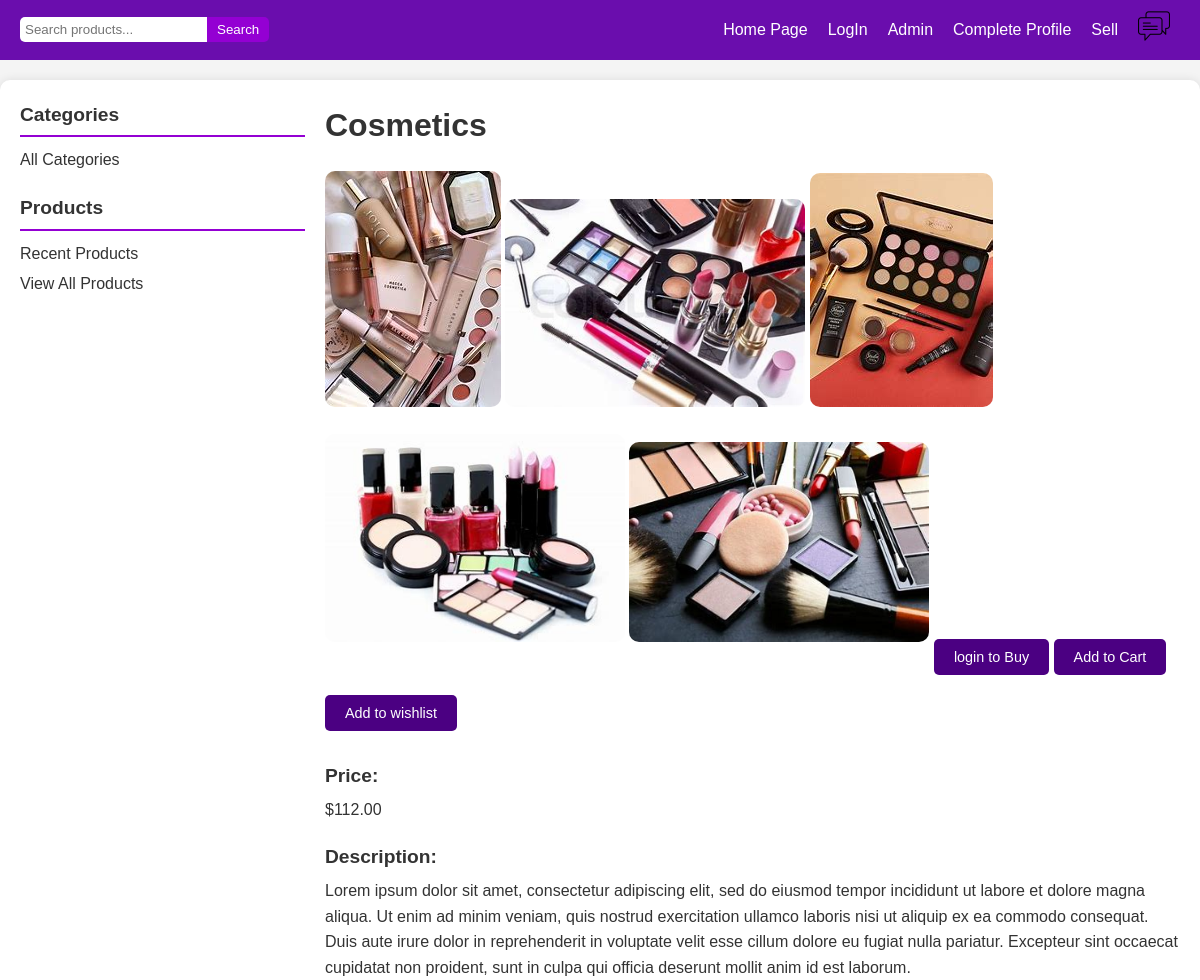
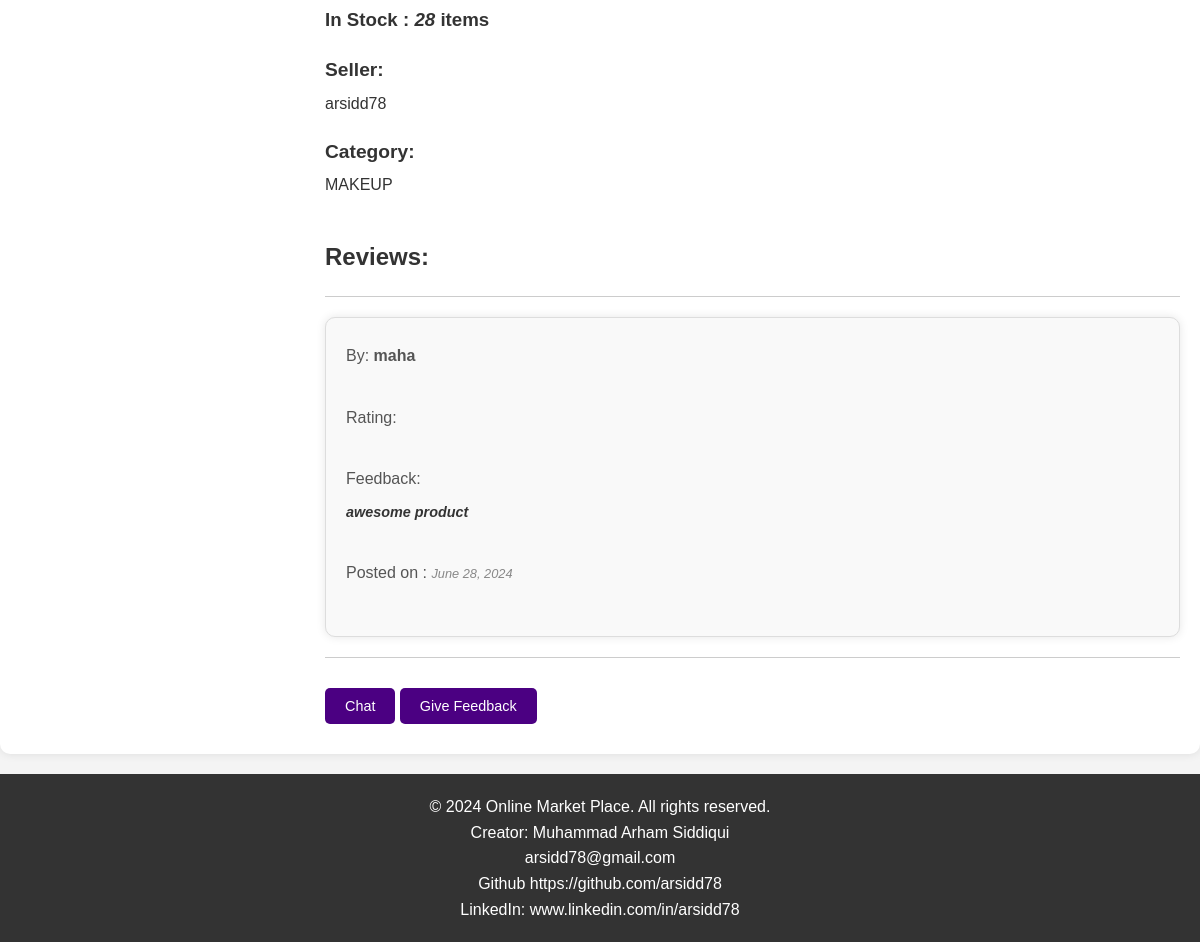
The page /detail/39/ on the database its author committed (2 pictures, top to bottom).
### product/models.py (models this page shows, shortened)
class Products(models.Model):
    name = models.ForeignKey(User,on_delete=models.CASCADE)
    product_name = models.CharField(max_length=200)
    product_description = models.TextField(max_length=500)
    product_price = models.DecimalField('Price',max_digits=7,decimal_places=2)
    product_discounted_price = models.DecimalField('Discounted Price',max_digits=7,decimal_places=2,null=True,blank=True)
    product_delivery_charge = models.IntegerField(default=0)
    product_tax_rate = models.DecimalField(decimal_places=3,max_digits=5, null= True, blank= True)
    product_specification = models.TextField(null= True, blank= True)
    product_posted_date = models.DateField( auto_now_add=True)
    product_images = models.ImageField(upload_to='products/')
    product_images2 = models.ImageField(null=True,blank=True,upload_to='products/')
    product_images3 = models.ImageField(null=True,blank=True,upload_to='products/')
    product_images4 = models.ImageField(null=True,blank=True,upload_to='products/')
    product_images5 = models.ImageField(null=True,blank=True,upload_to='products/')
    categories_choices = product_categories = {
    "ELECTRONICS": "Electronics",
    "CLOTHING & ACCESSORIES": "Clothing & Accessories",
    "HOME & KITCHEN": "Home & Kitchen",
    "BEAUTY & PERSONAL CARE": "Beauty & Personal Care",
    "HEALTH & FITNESS": "Health & Fitness",
    "TOYS & GAMES": "Toys & Games",
    "BOOKS & MEDIA": "Books & Media",
    "AUTOMOTIVE": "Automotive",
    "SPORTS & OUTDOORS": "Sports & Outdoors",
    "PET SUPPLIES": "Pet Supplies",
    "HOME APPLIANCES": "Home Appliances",
    "OFFICE SUPPLIES": "Office Supplies",
    "FURNITURE & DECOR": "Furniture & Decor",
    "JEWELRY & WATCHES": "Jewelry & Watches",
    "BABY & TODDLER": "Baby & Toddler",
    "FOOD & GROCERIES": "Food & Groceries",
    "ARTS & CRAFTS": "Arts & Crafts",
    "MUSICAL INSTRUMENTS": "Musical Instruments",
    "GARDEN & OUTDOOR LIVING": "Garden & Outdoor Living",
    "TRAVEL & LUGGAGE": "Travel & Luggage",
    "SMARTPHONE": "Smartphone",
    "LAPTOP": "Laptop",
    "CAMERA": "Camera",
    "TV": "TV",
    "HEADPHONE": "Headphone",
    "GADGET": "Gadget",
    "APPAREL": "Apparel",
    "BAG": "Bag",
    "JEWELRY": "Jewelry",
    "SUNGLASSES": "Sunglasses",
    "WATCH": "Watch",
    "HOME IMPROVEMENT": "Home Improvement",
    "DECOR": "Decor",
    "KITCHEN APPLIANCES": "Kitchen Appliances",
    "COOKWARE": "Cookware",
    "FURNITURE": "Furniture",
    "SKINCARE": "Skincare",
    "MAKEUP": "Makeup",
    "HAIRCARE": "Haircare",
    "GROOMING": "Grooming",
    "FRAGRANCES": "Fragrances",
    "EXERCISE EQUIPMENT": "Exercise Equipment",
    "NUTRITIONAL SUPPLEMENTS": "Nutritional Supplements",
    "FITNESS TRACKERS": "Fitness Trackers",
    "YOGA MATS": "Yoga Mats",
    "TOYS": "Toys",
    "BOARD GAMES": "Board Games",
    "PUZZLES": "Puzzles",
    "EDUCATIONAL TOYS": "Educational Toys",
    "OUTDOOR PLAY EQUIPMENT": "Outdoor Play Equipment",
    "BOOKS": "Books",
    "E-BOOKS": "E-books",
    "AUDIOBOOKS": "Audiobooks",
    "DVDS": "DVDs",
    "CDS": "CDs",
    "DIGITAL MEDIA": "Digital Media",
    "CAR PARTS": "Car Parts",
    "ACCESSORIES": "Accessories",
    "TOOLS": "Tools",
    "MAINTENANCE SUPPLIES": "Maintenance Supplies",
    "ELECTRONICS": "Electronics",
    "SPORTING EQUIPMENT": "Sporting Equipment",
    "CAMPING GEAR": "Camping Gear",
    "HIKING GEAR": "Hiking Gear",
    "OUTDOOR CLOTHING": "Outdoor Clothing",
    "FOOD": "Food",
    "TOYS": "Toys",
    "GROOMING PRODUCTS": "Grooming Products",
    "BEDS": "Beds",
    "CARRIERS": "Carriers",
    "LARGE APPLIANCES": "Large Appliances",
    "SMALL APPLIANCES": "Small Appliances",
    "STATIONERY": "Stationery",
    "DESK ORGANIZERS": "Desk Organizers",
    "PRINTERS": "Printers",
    "OFFICE FURNITURE": "Office Furniture",
    "TECHNOLOGY ACCESSORIES": "Technology Accessories",
    "SOFAS": "Sofas",
    "CHAIRS": "Chairs",
    "TABLES": "Tables",
    "LIGHTING FIXTURES": "Lighting Fixtures",
    "RUGS": "Rugs",
    "RINGS": "Rings",
    "NECKLACES": "Necklaces",
    "BRACELETS": "Bracelets",
    "EARRINGS": "Earrings",
    "WATCHES": "Watches",
    "CLOTHING": "Clothing",
    "DIAPERS": "Diapers",
    "FEEDING SUPPLIES": "Feeding Supplies",
    "STROLLERS": "Strollers",
    "TOYS": "Toys",
    "NON-PERISHABLE FOOD": "Non-perishable Food",
    "SNACKS": "Snacks",
    "BEVERAGES": "Beverages",
    "GOURMET FOODS": "Gourmet Foods",
    "SPICES": "Spices",
    "ART SUPPLIES": "Art Supplies",
    "CRAFTING MATERIALS": "Crafting Materials",
    "DIY KITS": "DIY Kits",
    "SEWING SUPPLIES": "Sewing Supplies",
    "GUITARS": "Guitars",
    "KEYBOARDS": "Keyboards",
    "DRUMS": "Drums",
    "VIOLINS": "Violins",
    "WIND INSTRUMENTS": "Wind Instruments",
    "GARDENING TOOLS": "Gardening Tools",
    "PLANTS": "Plants",
    "OUTDOOR FURNITURE": "Outdoor Furniture",
    "BBQ GRILLS": "BBQ Grills",
    "LUGGAGE SETS": "Luggage Sets",
    "BACKPACKS": "Backpacks",
    "TRAVEL ACCESSORIES": "Travel Accessories",
    "TOILETRIES": "Toiletries",
    "OUTDOOR GEAR": "Outdoor Gear"
    }
    product_category = models.CharField('category',max_length=100,choices=categories_choices)
    product_quantity = models.PositiveIntegerField()
    sellor_name = models.CharField(max_length=100)
    company_name = models.CharField(null= True, blank= True, max_length=200)
    product_website = models.URLField(null= True,blank=True)

class Reviews(models.Model):
    product = models.ForeignKey(Products, on_delete= models.CASCADE)
    reviewer = models.ForeignKey(User, on_delete= models.CASCADE)
    rating = models.DecimalField(max_digits=2, decimal_places=1)
    review = models.TextField()
    posted_time = models.DateField(auto_now_add=True)

### product/views.py (the view)
# urls.py: path('detail/<int:pk>/',views.product_details,name='details'),
def product_details(request,pk):
    try:
        member = get_object_or_404(Member, user = request.user)
        product = get_object_or_404(Products,id=pk)
        reviews = Reviews.objects.filter(product=product)
        member.user_interest.add(product)
        context = {'product':product,'reviews':reviews,'member':member,'range':[x for x in range(1,6)]}
        return render(request,'product/details.html',context)
    except:
        product = get_object_or_404(Products,id=pk)
        reviews = Reviews.objects.filter(product=product)
        context = {'product':product,'reviews':reviews}
        return render(request,'product/details.html',context)

### product/templates/product/details.html (shortened to what this page needs)
{% load static %}
<!DOCTYPE html>
<html lang="en">
<head>
    <link rel="stylesheet" href="{% static 'product/details_style.css' %}">
</head>
<body>
    <nav>
        <div class="search-container">
            <form action="{% url 'product:search' %}" method="post">
                <input type="search" name="search_bar" placeholder="Search products...">
                <input type="submit" value="Search">
            </form>
        </div>
        <a href="{% url 'product:home' %}">Home Page</a>
        {% if request.user.is_authenticated %}
            <a href="{% url 'registration:signout' %}">LogOut</a>
        {% else %}
            <a href="{% url 'registration:login' %}">LogIn</a>
        {% endif %}
        <a href="/admin/">Admin</a>
        {% if member %}
        <a href="{% url 'member:profile' request.user.username %}">Profile</a>
        {% else %}
        <a href="{% url 'member:register' %}">Complete Profile</a>
        {% endif %}
        <a href="{% url 'member:add_product_page' %}">Sell</a>
        <a href="{% url 'chat:sellor-chat' %}">{{unread_messages}}<img src="/media/logos/chat_logo.png" alt="chat" width="32"></a>
    </nav>
    <div class="main-content">
        <aside class="aside_links">
            <section>
                <h3>Categories</h3>
                <a href="{% url 'product:categories_page' %}">All Categories</a>
            </section>
            <section>
                <h3>Products</h3>
                <a href="{% url 'product:recent_products' %}">Recent Products</a>
                <a href="{% url 'product:view_all' %}">View All Products</a>
            </section>
        </aside>
        <div class="product_data">
            <h1>{{product.product_name}}</h1>
            <img src="{{product.product_images.url}}" class="product_image">
            {% if product.product_images2 %}
                <img src="{{product.product_images2.url}}" class="product_image">
            {% endif %}
            {% if product.product_images3 %}
                <img src="{{product.product_images3.url}}" class="product_image">
            {% endif %}
            {% if product.product_images4 %}
                <img src="{{product.product_images4.url}}" class="product_image">
            {% endif %}
            {% if product.product_images5 %}
                <img src="{{product.product_images5.url}}" class="product_image">
            {% endif %}
            {% if request.user.is_authenticated %}
            <a href="javascript:void(0);"><button id="buyButton" class="purchase_pd">Buy</button></a>
            {% else %}
            <a href="{% url 'registration:login' %}"><button  class="purchase_pd"> login to Buy </button></a>
            {% endif %}
            <button class="addto_cart" onclick=location.href="{% url 'member:add_to_cart' product.id %}">Add to Cart</button>
            <button class="wishlist" onclick=location.href="{% url 'member:add_to_wishlist' product.id %}">Add to wishlist</button>
            <h2 class="product_price">Price:</h2>
            {% if product.product_discounted_price %}
            <label>${{product.product_price}} ${{product.product_discounted_price}}</label>
            {% else %}
            <label>${{product.product_price}}</label>
            {% endif %}
            <h2 class="product_description">Description:</h2>
            <label>{{product.product_description}}</label>
            <h3>In Stock : <i>{{product.product_quantity}}</i> items </h3>
            <h2 class="sellor_info">Seller:</h2>
            <label>{{product.sellor_name}}</label>
            <h2 class="product_category">Category:</h2>
            <label>{{product.product_category}}</label>
            <div class="reviews">
                <h1>Reviews:</h1>
                {% for review in reviews %}
                <hr>
                <div class="review-item">
                    <label> By:<strong> {{review.reviewer.username}}</strong></label><br>
                    <label>Rating:
                    </label><br>
                    <label>Feedback:<p><strong><em> {{review.review}}</em></strong></p></label><br>
                    <label>Posted on : <i>{{review.posted_time}}</i> </label><br>
                </div>
                <hr>
                {% endfor %}
            </div>
            <a href="{% url 'chat:web-chat' product.id %}"><button>Chat</button></a>
            <button class="add_review" onclick=location.href="{% url 'product:add_review' product.id %}"> Give Feedback </button>
        </div>
    </div>
    <footer>
        <p>&copy; 2024 Online Market Place. All rights reserved.</p>
        <p>Creator: Muhammad Arham Siddiqui</p>
        <p>arsidd78@gmail.com</p>
        <p>Github <a href="https://github.com/arsidd78">https://github.com/arsidd78</a></p>
        <p>LinkedIn: <a href="www.linkedin.com/in/arsidd78">www.linkedin.com/in/arsidd78</a></p>
    </footer>
</body>
</html>

### product/static/product/details_style.css (style rules this page uses)
* { margin: 0; padding: 0; box-sizing: border-box; font-family: Arial, sans-serif; }
body { background-color: #f4f4f4; color: #333; line-height: 1.6; }
nav { background-color: #6a0dad; color: white; padding: 10px 20px; display: flex; justify-content: space-between; align-items: center; flex-wrap: wrap; }
nav a { color: white; text-decoration: none; margin: 0 10px; }
.search-container { flex-grow: 1; }
.search-container form { display: flex; }
.search-container input[type="search"] { padding: 5px; border: none; border-radius: 5px 0 0 5px; }
.search-container input[type="submit"] { padding: 5px 10px; border: none; background-color: #9400d3; color: white; border-radius: 0 5px 5px 0; cursor: pointer; }
.main-content { display: flex; flex-wrap: wrap; max-width: 1200px; margin: 20px auto; padding: 20px; background-color: white; border-radius: 10px; box-shadow: 0 0 10px rgba(0, 0, 0, 0.1); }
.aside_links { flex: 1; margin-right: 20px; }
.aside_links section { margin-bottom: 20px; }
.aside_links h3 { margin-bottom: 10px; font-size: 1.2em; border-bottom: 2px solid #9400d3; padding-bottom: 5px; }
.aside_links a { display: block; margin: 5px 0; color: #333; text-decoration: none; }
.product_data { flex: 3; }
.product_data h1 { font-size: 2em; margin-bottom: 20px; }
.product_data img { width: 300 px ; max-width: 300px; height: auto; border-radius: 10px; margin-bottom: 20px; }
.product_price, .product_description, .sellor_info, .product_category, .website { font-size: 1.2em; margin-top: 20px; }
label { display: block; margin: 5px 0; }
button { background-color: #4b0082; color: white; border: none; padding: 10px 20px; border-radius: 5px; cursor: pointer; margin: 10px 0; font-size: 0.9em; display: inline-block; }
.reviews { width: 100%; margin-top: 40px; }
.reviews h1 { font-size: 1.5em; margin-bottom: 20px; }
.review-item { background-color: #f9f9f9; padding: 20px; border-radius: 10px; margin-bottom: 20px; border: 1px solid #ddd; box-shadow: 0 0 10px rgba(0, 0, 0, 0.1); }
.review-item label { font-size: 1em; color: #555; }
.review-item p { font-size: 0.9em; color: #333; margin-top: 10px; }
.review-item i { font-size: 0.8em; color: #888; }
hr { border: none; border-top: 1px solid #ccc; margin: 20px 0; }
footer { background-color: #333; color: white; text-align: center; padding: 20px; margin-top: 20px; }
footer a { color: white; text-decoration: none; }

### rows shown on the page
Products: product_name "Cosmetics", product_images (picture), product_images2 (picture), product_images3 (picture), product_images4 (picture), product_images5 (picture), product_price "112.00", product_description "Lorem ipsum dolor sit amet, consectetur adipiscing elit, sed do eiusmod tempor incididunt ut labore et dolore magna aliqua. Ut enim ad minim veniam, quis nostrud exercitation ullamco laboris nisi ut aliquip ex ea commodo consequat. Duis aute irure dolor in reprehenderit in voluptate velit esse cillum dolore eu fugiat nulla pariatur. Excepteur sint occaecat cupidatat non proident, sunt in culpa qui officia deserunt mollit anim id est laborum.", product_quantity "28", sellor_name "arsidd78", product_category "MAKEUP"
Reviews: reviewer.username "maha", review "awesome product", posted_time "June 28, 2024"
